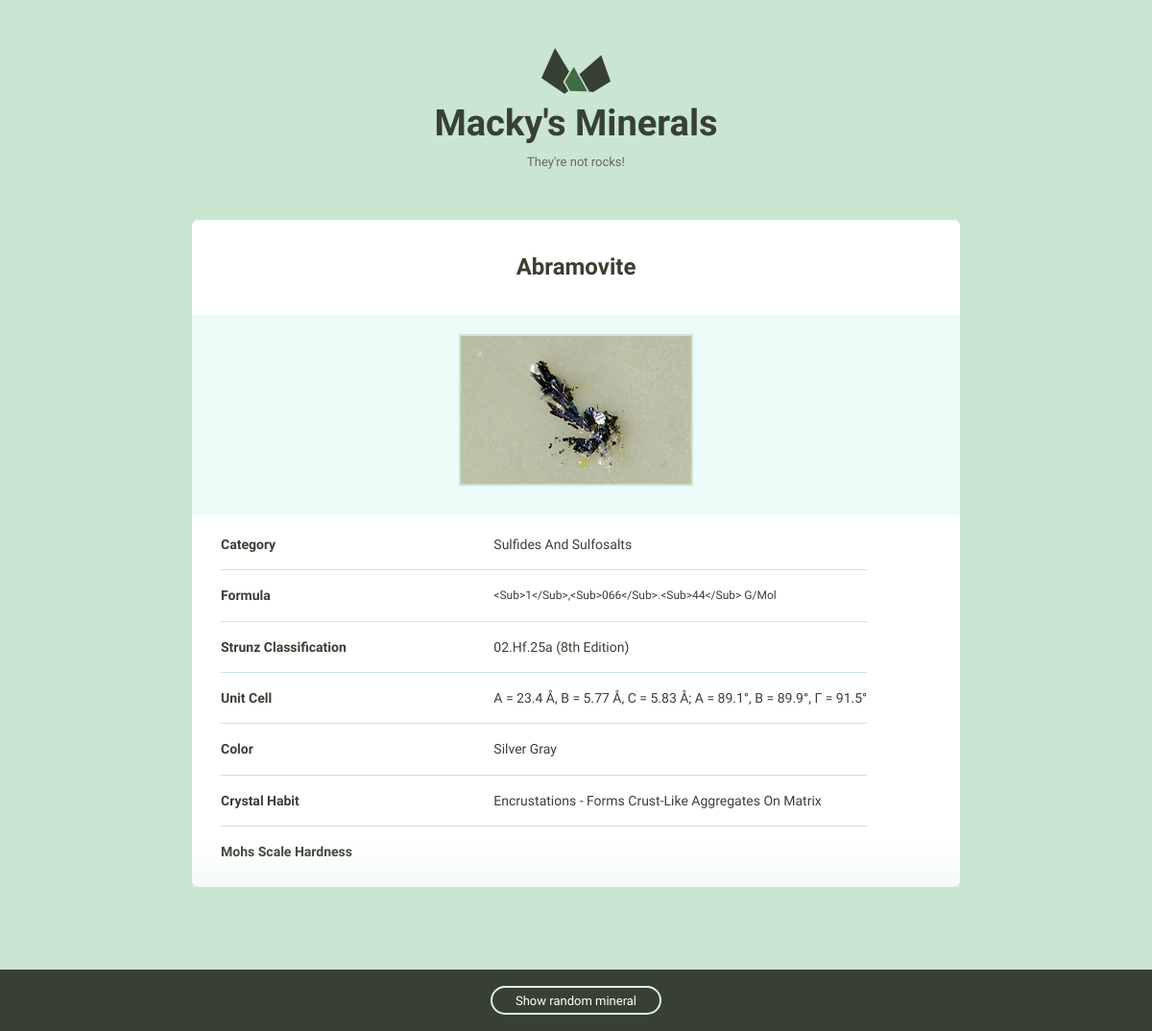
Page /4/ on the committed database.
### minerals/models.py (models this page shows)
class Mineral(models.Model):
	image_filename = models.TextField(blank=True, default='')
	formula = models.TextField(blank=True, default='')
	optical_properties = models.TextField(blank=True, default='')
	cleavage = models.TextField(blank=True, default='')
	image_caption = models.TextField(blank=True, default='')
	streak = models.TextField(blank=True, default='')
	name = models.TextField(blank=True, default='')
	crystal_system = models.TextField(blank=True, default='')
	group = models.TextField(blank=True, default='')
	specific_gravity = models.TextField(blank=True, default='')
	strunz_classification = models.TextField(blank=True, default='')
	crystal_symmetry = models.TextField(blank=True, default='')
	mohs_scale_hardness = models.TextField(blank=True, default='')
	unit_cell = models.TextField(blank=True, default='')
	refractive_index = models.TextField(blank=True, default='')
	category = models.TextField(blank=True, default='')
	luster = models.TextField(blank=True, default='')
	color = models.TextField(blank=True, default='')
	crystal_habit = models.TextField(blank=True, default='')
	diaphaneity = models.TextField(blank=True, default='')

### minerals/views.py (the view)
# urls.py: url(r'(?P<pk>\d+)/$', views.mineral_detail, name='detail'),
def mineral_detail(request, pk):
	if pk == '1000000':
		x = Mineral.objects.all()
		x = len(x)
		pk = randint(1, x)
	mineral = get_object_or_404(Mineral, pk=pk)
	return render(request, 'minerals/detail.html', {'mineral': mineral})

### minerals/templates/minerals/detail.html
{% extends "layout.html" %}
{% load staticfiles %}
    {% block content %}
    <div class="grid-100 mineral__container">
      <h1 class="mineral__name">{{ mineral.name|title }}</h1>
      <div class="mineral__image-bg">
      {% with 'images/'|add:mineral.name|add:'.jpg' as image_static %}
        <img class="mineral__image" src="{% static image_static %}"/>
      {% endwith %}
        <p class="mineral__caption">{{ mineral.image_caption }}</p>
      </div>
      <div class="mineral__table-container">
        <table class="mineral__table">
          <tr>
            <td class="mineral__category">Category</td>
            <td>{{ mineral.category|title }}</td>
          </tr>
          <tr>
            <td class="mineral__category">Formula</td>
            <td class="mineral__formula">{{ mineral.formula|title }}</td>
          </tr>
          <tr>
            <td class="mineral__category">Strunz Classification</td>
            <td>{{ mineral.strunz_classification|title }}</td>
          </tr>
          <tr>
            <td class="mineral__category">Unit Cell</td>
            <td>{{ mineral.unit_cell|title }}</td>
          </tr>
          <tr>
            <td class="mineral__category">Color</td>
            <td>{{ mineral.color|title }}</td>
          </tr>
          <tr>
            <td class="mineral__category">Crystal Habit</td>
            <td>{{ mineral.crystal_habit|title }}</td>
          </tr>
          <tr>
            <td class="mineral__category">Mohs Scale Hardness</td>
            <td>{{ mineral.mohs_scale_hardness|title }}</td>
          </tr>
        </table>
      </div>
    </div>
{% endblock %}

### assets/css/global.css (style rules this page uses)
html { font-family: sans-serif; -ms-text-size-adjust: 100%; -webkit-text-size-adjust: 100%; }
body { margin: 0; }
h1 { font-size: 2em; margin: 0.67em 0; }
img { border: 0; }
table { border-collapse: collapse; border-spacing: 0; }
td, th { padding: 0; }
html { font-size: 62.5%; }
body { background-color: #CAE5D2; font-size: 1.5em; line-height: 1.6; font-weight: 400; font-family: "Cousine"; color: #666; }
.grid, .grid-5, .grid-10, .grid-15, .grid-20, .grid-25, .grid-30, .grid-33, .grid-35, .grid-40, .grid-45, .grid-50, .grid-55, .grid-60, .grid-65, .grid-66, .grid-70, .grid-75, .grid-80, .grid-90, .grid-95, .grid-100 { float: left; box-sizing: border-box; position: relative; }
.grid-100 { width: 100%; padding: 0 15px; }
h1, h2, h3, h4, h5, h6 { margin-top: 0; margin-bottom: 2rem; font-weight: bold; font-family: "Work Sans", sans-serif; color: #384033; }
h1 { font-size: 3.8rem; }
@media (min-width: 550px) { h1 { font-size: 3.8rem; } }
p { margin-top: 0; font-size: 1.6rem; }
th, td { padding: 15px; text-align: left; border-bottom: 1px solid #e1e1e1; }
th:first-child, td:first-child { padding-left: 0; }
th:last-child, td:last-child { padding-right: 0; }
table, p, ul { margin-bottom: 2.5rem; }
.mineral__container { background-color: #fff; border-radius: 6px; list-style: none; padding: 0; text-align: center; }
.mineral__name { display: block; width: 100%; margin: 0; font-size: 24px; padding: 30px 0 30px 0; }
.mineral__image { display: block; margin: 0 auto; border: solid 2px #CAE5D2; }
.mineral__image-bg { background-color: #ecfaf8; padding: 20px 0; }
.mineral__caption { font-size: 12px; font-style: italic; padding: 10px 0 0 0; margin: 0; }
.mineral__table { font-size: 14px; color: #384033; }
.mineral__table td { border-color: #CAE5D2; }
.mineral__table tr:last-of-type td { border-bottom: none; padding-bottom: 0; }
.mineral__table-container { padding: 5px 30px 0; }
.mineral__category { font-weight: bold; width: 40%; }
.mineral__formula { font-size: 12px; }

### rows in the picture
Mineral: name "Abramovite", category "Sulfides And Sulfosalts", formula "<Sub>1</Sub>,<Sub>066</Sub>.<Sub>44</Sub> G/Mol", strunz_classification "02.Hf.25a (8th Edition)", unit_cell "A = 23.4 Å, B = 5.77 Å, C = 5.83 Å; Α = 89.1°, Β = 89.9°, Γ = 91.5°", color "Silver Gray", crystal_habit "Encrustations - Forms Crust-Like Aggregates On Matrix"
